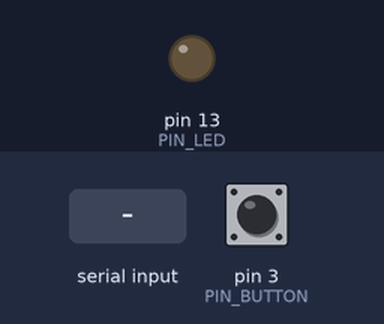
The program below on a simulated Arduino Uno, built with avr-gcc and run on an emulated ATmega328P. Shown: output pins drawn as LEDs (lit = HIGH). Dashed ring = blinking. The inputs (shaded band) are chosen by the test bench; at power-on: pin 3 (PIN_BUTTON) HIGH. What the program prints to the serial monitor is not drawn.

Above: at 1.2 s.
1.3 s: pin 3 (PIN_BUTTON) pulled LOW for 0.15 s
4.4 s: "n\n" received over Serial
7.4 s: byte 110 ('n') received over Serial
10.4 s: "n,45\n" received over Serial
At 10.49 s:
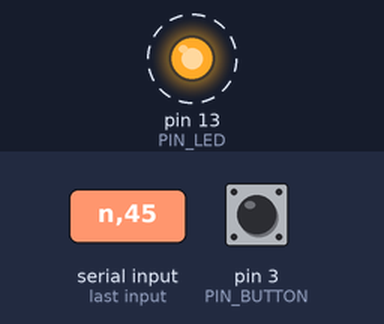
13.4 s: byte 112 ('p') received over Serial
At 13.87 s:
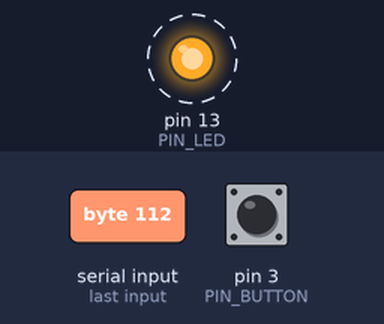
16.4 s: pin 3 (PIN_BUTTON) pulsed LOW 2 times (0.12 s each, 0.3 s apart)
Timing chart, 0 to 21.0 s (numbered marks = the images above; inputs shaded):
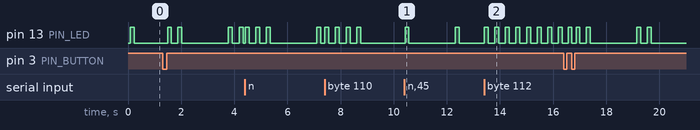

Measured:
- after the input at 10.4 s, pin 13 (PIN_LED): alternates HIGH for 0.15 s and LOW for 1.7 s, starting at once
- after the input at 13.4 s, pin 13 (PIN_LED): alternates HIGH for 0.15 s and LOW for 0.25 s, starting at once

The program:

main.cpp
```cpp
// =====================================================================
//  Эмулятор ANT BMS (старый UART-протокол, 140 байт) на Arduino Nano
//
//  BMS-порт:  SoftwareSerial, D6 = RX (от опрашивающей платы), D5 = TX
//  Кнопка:    D3 -> GND. Короткое нажатие — следующий режим,
//                       долгое (>0.8 с) — перезапуск текущего режима.
//  Светодиод: D13 мигает номером режима (1..N).
//  USB Serial 115200: статус раз в секунду и команды (h — справка).
//
//  Все настройки — в config.h, режимы — в modes.cpp.
// =====================================================================
#include <SoftwareSerial.h>
#include "config.h"
#include "emulator.h"

static SoftwareSerial bmsPort(PIN_BMS_RX, PIN_BMS_TX);
static Emulator emu;
static uint8_t  pkt[ANT_PACKET_SIZE];
static uint8_t  rxw[6];                 // окно последних 6 принятых байт
static uint32_t reqOk = 0, reqBad = 0, ledT0 = 0;
static bool     hexDump = false;

// ------------------------------- лог ---------------------------------
#if CFG_DEBUG_BAUD
static void printMode()
{
    Serial.print(F("\r\n>>> Режим "));
    Serial.print(emu.modeIndex() + 1);
    Serial.print('/');
    Serial.print(MODE_COUNT);
    Serial.print(F(": "));
    Serial.println((const __FlashStringHelper *)emu.mode().name);
}

static void printHelp()
{
    Serial.println(F("Команды: n — след. режим, p — пред., r — перезапуск, x — hex-дамп пакетов вкл/выкл,"));
    Serial.println(F("         <число>+Enter — выбрать режим, l — список режимов, h — справка"));
}

static void printList()
{
    for (uint8_t i = 0; i < MODE_COUNT; ++i) {
        ModeDesc m;
        memcpy_P(&m, &MODES[i], sizeof(m));
        Serial.print(i + 1);
        Serial.print(F(". "));
        Serial.println((const __FlashStringHelper *)m.name);
    }
}

static void printStatus()
{
    const BatteryModel &b = emu.model;
    Serial.print('[');  Serial.print(emu.modeIndex() + 1);
    Serial.print(F("] t=")); Serial.print((uint32_t)emu.modeTime());
    Serial.print(F("s x")); Serial.print(emu.mode().speed);
    Serial.print(F(" | SOC ")); Serial.print(b.soc_pct);
    Serial.print(F("% (ист ")); Serial.print(b.socTrue() * 100.0f, 1);
    Serial.print(F("%) ")); Serial.print(b.pack_mv * 0.001f, 2);
    Serial.print(F("V ")); Serial.print(b.current_meas_a, 1);
    Serial.print(F("A")); if (b.cv_active) Serial.print(F(" CV")); if (b.charger_done) Serial.print(F(" FULL"));
    Serial.print(F(" | ")); Serial.print(b.min_mv); Serial.print(F(".."));
    Serial.print(b.max_mv); Serial.print(F("mV d")); Serial.print(b.max_mv - b.min_mv);
    Serial.print(F(" | Tmos ")); Serial.print(b.t_mos);
    Serial.print(F(" Tbal ")); Serial.print(b.t_bal);
    Serial.print(F(" Tc ")); Serial.print(b.t_cell[0]);
    Serial.print(F(" | CHG ")); Serial.print(b.chg_status);
    Serial.print(F(" DSG ")); Serial.print(b.dsg_status);
    Serial.print(F(" BAL ")); Serial.print(b.bal_status);
    Serial.print(F(" 0x")); Serial.print(b.bal_bits, HEX);
    Serial.print(F(" | req ")); Serial.print(reqOk);
    Serial.print('/'); Serial.println(reqBad);
}

static void dumpPacket()
{
    for (uint8_t i = 0; i < ANT_PACKET_SIZE; ++i) {
        if (pkt[i] < 0x10) Serial.print('0');
        Serial.print(pkt[i], HEX);
        Serial.print((i % 20 == 19) ? '\n' : ' ');
    }
}

static void pollConsole()
{
    static uint8_t num = 0;
    while (Serial.available()) {
        char c = Serial.read();
        if (c >= '0' && c <= '9') { num = num * 10 + (c - '0'); continue; }
        if ((c == '\r' || c == '\n') && num) { emu.setMode(num - 1); num = 0; ledT0 = millis(); printMode(); continue; }
        num = 0;
        switch (c) {
            case 'n': emu.nextMode();    ledT0 = millis(); printMode(); break;
            case 'p': emu.prevMode();    ledT0 = millis(); printMode(); break;
            case 'r': emu.restartMode(); ledT0 = millis(); printMode(); break;
            case 'x': hexDump = !hexDump; break;
            case 'l': printList(); break;
            case 'h': printHelp(); break;
        }
    }
}
#else
static void printMode() {}
#endif

// ---------------------------- кнопка / LED ---------------------------
static void pollButton(uint32_t now)
{
    static bool raw = HIGH, stable = HIGH, longDone = false;
    static uint32_t tChange = 0, tDown = 0;
    bool r = digitalRead(PIN_BUTTON);
    if (r != raw) { raw = r; tChange = now; }
    if (now - tChange > 30 && raw != stable) {
        stable = raw;
        if (stable == LOW) { tDown = now; longDone = false; }
        else if (!longDone) { emu.nextMode(); ledT0 = now; printMode(); }
    }
    if (stable == LOW && !longDone && now - tDown >= CFG_LONG_PRESS_MS) {
        longDone = true;
        emu.restartMode(); ledT0 = now; printMode();
    }
}

static void ledTask(uint32_t now)
{
    uint32_t n = emu.modeIndex() + 1;
    uint32_t x = (now - ledT0) % (n * 400UL + 1500UL);
    digitalWrite(PIN_LED, (x < n * 400UL && (x % 400UL) < 150UL) ? HIGH : LOW);
}

// ------------------------------ протокол -----------------------------
static void onRxByte(uint8_t b)
{
    memmove(rxw, rxw + 1, 5);
    rxw[5] = b;
    bool isRead = (rxw[0] == 0x5A && rxw[1] == 0x5A);
#if CFG_ACCEPT_DBDB
    isRead = isRead || (rxw[0] == 0xDB && rxw[1] == 0xDB);
#endif
    if (!isRead) return;
    if ((uint8_t)(rxw[2] + rxw[3] + rxw[4]) != rxw[5]) { ++reqBad; return; }
    uint8_t addr = rxw[2];
    memset(rxw, 0, sizeof(rxw));
    if (addr != 0) return;              // чтение параметров/команды — не эмулируются
    ++reqOk;
    if (!emu.replyEnabled()) return;

    delay(CFG_REPLY_DELAY_MS);
    emu.buildReply(pkt, millis());
    bmsPort.write(pkt, ANT_PACKET_SIZE); // ~73 мс при 19200, приём на это время отключён
#if CFG_DEBUG_BAUD
    if (hexDump) dumpPacket();
#endif
}

// --------------------------------------------------------------------
void setup()
{
    pinMode(PIN_BUTTON, INPUT_PULLUP);
    pinMode(PIN_LED, OUTPUT);
#if CFG_DEBUG_BAUD
    Serial.begin(CFG_DEBUG_BAUD);
    Serial.println(F("\r\nANT BMS emulator"));
    Serial.print(CFG_CELL_COUNT); Serial.print(F("S, "));
    Serial.print(CFG_CAPACITY_AH, 0); Serial.print(F(" Ah, UART "));
    Serial.println(CFG_BMS_BAUD);
    printHelp();
    printList();
#endif
    bmsPort.begin(CFG_BMS_BAUD);
    emu.begin(millis());
    ledT0 = millis();
    printMode();
}

void loop()
{
    uint32_t now = millis();

    while (bmsPort.available()) onRxByte((uint8_t)bmsPort.read());

    emu.update(now);
    pollButton(now);
    ledTask(now);

#if CFG_DEBUG_BAUD
    pollConsole();
    static uint32_t tStat = 0;
    if (now - tStat >= CFG_STATUS_PERIOD_MS) { tStat = now; printStatus(); }
#endif
}
```

ant_packet.cpp
```cpp
#include "ant_packet.h"

static inline void be16(uint8_t *p, uint16_t v) { p[0] = v >> 8; p[1] = v; }
static inline void be32(uint8_t *p, uint32_t v) { p[0] = v >> 24; p[1] = v >> 16; p[2] = v >> 8; p[3] = v; }

uint16_t antChecksum(const uint8_t *p)
{
    uint16_t s = 0;
    for (uint8_t i = 4; i < ANT_CHECKSUM; ++i) s += p[i];
    return s;
}

void antBuildPacket(const BatteryModel &b, uint32_t uptime_s, uint8_t *p)
{
    memset(p, 0, ANT_PACKET_SIZE);
    p[0] = 0xAA; p[1] = 0x55; p[2] = 0xAA; p[3] = 0xFF;

    be16(p + ANT_TOTAL_VOLTAGE, (uint16_t)((b.pack_mv + 50) / 100));
    for (uint8_t i = 0; i < CFG_CELL_COUNT; ++i)              // остальные до 32 — нули
        be16(p + ANT_CELL_VOLTAGE + 2 * i, b.cell_mv[i]);

#if CFG_DISCHARGE_NEGATIVE
    const float sign = -1.0f;
#else
    const float sign = 1.0f;
#endif
    float i_a = b.current_meas_a * sign;
    be32(p + ANT_CURRENT, (uint32_t)(int32_t)lroundf(i_a * 10.0f));

    p[ANT_SOC] = b.soc_pct;
    be32(p + ANT_CAP_PHY,   b.cap_full_uah);
    be32(p + ANT_CAP_REM,   b.cap_rem_uah);
    be32(p + ANT_CAP_CYCLE, b.cycle_mah);
    be32(p + ANT_UPTIME,    uptime_s);

    // Порядок датчиков в документации не расписан; здесь — как в BMSAnt_Data.h:
    // MOSFET, балансир, T1..T4
    be16(p + ANT_TEMPS + 0, (uint16_t)b.t_mos);
    be16(p + ANT_TEMPS + 2, (uint16_t)b.t_bal);
    for (uint8_t k = 0; k < 4; ++k) be16(p + ANT_TEMPS + 4 + 2 * k, (uint16_t)b.t_cell[k]);

    p[ANT_CHG_FET]  = b.chg_status;
    p[ANT_DSG_FET]  = b.dsg_status;
    p[ANT_BALANCER] = b.bal_status;
    be16(p + ANT_TIRE_LENGTH, CFG_TIRE_LENGTH_MM);
    be16(p + ANT_PULSES,      CFG_PULSES_PER_REV);
    p[ANT_RELAY] = CFG_RELAY_STATE;

    float watts = (b.pack_mv * 0.001f) * i_a;
    be32(p + ANT_POWER, (uint32_t)(int32_t)lroundf(watts));

    p[ANT_VMAX_NUM] = b.max_idx;  be16(p + ANT_VMAX, b.max_mv);
    p[ANT_VMIN_NUM] = b.min_idx;  be16(p + ANT_VMIN, b.min_mv);
    be16(p + ANT_VAVG, b.avg_mv);
    p[ANT_CELL_COUNT] = CFG_CELL_COUNT;

    // Служебные поля — правдоподобные значения
    bool dsg_on = b.dsg_status == FET_ON, chg_on = b.chg_status == FET_ON;
    be16(p + ANT_DSG_FET_VDS,   (uint16_t)lroundf(fabsf(b.current_a) * 0.0008f * 10.0f)); // ~0.8 мОм ключей
    be16(p + ANT_DSG_FET_DRIVE, dsg_on ? 115 + (b.pack_mv & 3) : 0);                    // ≈11.5 В
    be16(p + ANT_CHG_FET_DRIVE, chg_on ? 111 + (b.pack_mv & 1) : 0);
    be16(p + ANT_ZERO_CURRENT,  679);
    be32(p + ANT_BALANCE_BITS,  b.bal_bits);
    be16(p + ANT_SYSTEM_LOG,    0);

    be16(p + ANT_CHECKSUM, antChecksum(p));
}
```

ant_packet.h
```cpp
#pragma once
#include "platform.h"
#include "battery_model.h"

// Старый UART-протокол ANT BMS: запрос 5A 5A 00 00 00 00 -> ответ 140 байт, big-endian.
#define ANT_PACKET_SIZE 140

// Смещения полей (по klotztech/VBMS wiki и syssi/esphome-ant-bms)
enum AntOffset : uint8_t {
    ANT_HEADER        = 0,    // AA 55 AA FF
    ANT_TOTAL_VOLTAGE = 4,    // u16, 0.1 V
    ANT_CELL_VOLTAGE  = 6,    // u16 x32, 0.001 V
    ANT_CURRENT       = 70,   // i32, 0.1 A
    ANT_SOC           = 74,   // u8, %
    ANT_CAP_PHY       = 75,   // u32, 0.000001 Ah
    ANT_CAP_REM       = 79,   // u32, 0.000001 Ah
    ANT_CAP_CYCLE     = 83,   // u32, 0.001 Ah
    ANT_UPTIME        = 87,   // u32, s
    ANT_TEMPS         = 91,   // i16 x6, °C
    ANT_CHG_FET       = 103,
    ANT_DSG_FET       = 104,
    ANT_BALANCER      = 105,
    ANT_TIRE_LENGTH   = 106,  // u16
    ANT_PULSES        = 108,  // u16
    ANT_RELAY         = 110,  // u8
    ANT_POWER         = 111,  // i32, W
    ANT_VMAX_NUM      = 115,
    ANT_VMAX          = 116,
    ANT_VMIN_NUM      = 118,
    ANT_VMIN          = 119,
    ANT_VAVG          = 121,
    ANT_CELL_COUNT    = 123,
    ANT_DSG_FET_VDS   = 124,  // u16, 0.1 V
    ANT_DSG_FET_DRIVE = 126,  // u16, 0.1 V
    ANT_CHG_FET_DRIVE = 128,  // u16, 0.1 V
    ANT_ZERO_CURRENT  = 130,  // u16, начальное значение компаратора тока
    ANT_BALANCE_BITS  = 132,  // u32, бит0 = ячейка 1
    ANT_SYSTEM_LOG    = 136,  // u16
    ANT_CHECKSUM      = 138   // u16, сумма байт 4..137
};

void     antBuildPacket(const BatteryModel &b, uint32_t uptime_s, uint8_t *p);
uint16_t antChecksum(const uint8_t *p);
```

battery_model.h
```cpp
#pragma once
#include "platform.h"
#include "config.h"

// Статусы ключей/балансира — значения как в протоколе ANT
enum : uint8_t {
    FET_OFF = 0, FET_ON = 1, FET_CELL_VOLT = 2, FET_OVER_CURRENT = 3,
    FET_TEMP_HIGH = 6, FET_MOS_TEMP_HIGH = 7
};
enum : uint8_t { BAL_OFF = 0, BAL_DIFF = 2, BAL_AUTO = 4 };

// Простая, но «живая» модель последовательной сборки:
//  - у каждой ячейки своя ёмкость и сопротивление (разброс), опц. «слабая» ячейка;
//  - напряжение = OCV(SOC) − I·R(T) − поляризация (RC-цепочка, даёт релаксацию после нагрузки);
//  - зарядник CC/CV по напряжению сборки с окончанием по току;
//  - тепловая модель ключей, платы балансира и ячеек;
//  - кулоновский счётчик BMS отдельно от «истинного» заряда ячеек (калибруется на 100 %);
//  - защиты с гистерезисом и пассивная балансировка.
class BatteryModel {
public:
    void begin();
    // soc 0..1; spread — разброс SOC ячеек (±доля); weak_cell 1..N или 0
    void reset(float soc, float spread, uint8_t weak_cell);
    void setAmbient(float c) { _ambient = c; }
    void resetCharger() { charger_done = false; }
    // dt_real — реальное время шага, dt_sim — модельное (с ускорением), i_req — запрос нагрузки/зарядника, А (+разряд)
    void step(float dt_real, float dt_sim, float i_req);

    float socTrue() const;   // средний истинный SOC ячеек 0..1

    // ---------- то, что «видит» BMS ----------
    uint16_t cell_mv[CFG_CELL_COUNT];
    uint16_t max_mv, min_mv, avg_mv;
    uint8_t  max_idx, min_idx;          // 1..N
    uint32_t pack_mv;
    float    current_a;                 // фактический ток, + разряд
    float    current_meas_a;            // измеренный BMS
    int16_t  t_mos, t_bal, t_cell[4];
    uint8_t  chg_status, dsg_status, bal_status;
    uint32_t bal_bits;
    uint32_t cap_full_uah, cap_rem_uah, cycle_mah;
    uint8_t  soc_pct;
    bool     charger_done, cv_active;

private:
    float    ocv(float soc) const;
    uint32_t capOf(uint8_t i) const;
    float    rOf(uint8_t i) const;      // Ом, с учётом температуры
    float    rnd();                     // −1..1
    void     measure();
    void     protections();

    int32_t  _q[CFG_CELL_COUNT];        // заряд ячейки, мА·с
    uint32_t _cap[CFG_CELL_COUNT];      // ёмкость ячейки, мА·с
    float    _r[CFG_CELL_COUNT];        // сопротивление, Ом
    uint8_t  _weak = 0;
    float    _q_frac = 0, _bal_frac = 0, _cyc_frac = 0;
    float    _bms_q = 0;                // счётчик BMS, мА·с
    float    _ip = 0;                   // ток поляризации, А
    float    _ambient = 22, _tm = 22, _tb = 22, _tc = 22;
    float    _oc_chg_t = 0, _oc_dsg_t = 0, _ov_t = 0, _uv_t = 0;
    uint32_t _rng = 1;
};
```

emulator.cpp
```cpp
#include "emulator.h"

void Emulator::begin(uint32_t now_ms)
{
    _last_ms = now_ms;
    model.begin();
    setMode(0);
}

void Emulator::setMode(uint8_t idx)
{
    if (idx >= MODE_COUNT) idx = 0;
    _idx = idx;
    memcpy_P(&_m, &MODES[idx], sizeof(ModeDesc));
    _t = 0;
    model.setAmbient(_m.ambient_c);
    model.resetCharger();
    if (_m.start_soc >= 0)
        model.reset(_m.start_soc / 100.0f, _m.spread_x10 / 1000.0f, _m.weak_cell);
}

void Emulator::update(uint32_t now_ms)
{
    float dt = (now_ms - _last_ms) * 0.001f;
    if (dt < 0.05f) return;                 // шаг ~50…100 мс
    _last_ms = now_ms;
    if (dt > 0.5f) dt = 0.5f;               // после долгой передачи не «прыгаем»
    float dts = dt * _m.speed;
    model.step(dt, dts, _m.profile(_m, _t));
    _t += dts;
}

void Emulator::buildReply(uint8_t *buf, uint32_t now_ms)
{
    antBuildPacket(model, CFG_INITIAL_UPTIME_S + now_ms / 1000UL, buf);
    ++packets;
    if ((_m.faults & FAULT_BAD_CRC) && (packets & 1))
        buf[ANT_CHECKSUM + 1] ^= 0x5A;
}
```

emulator.h
```cpp
#pragma once
#include "platform.h"
#include "battery_model.h"
#include "ant_packet.h"
#include "modes.h"

// Связывает модель батареи, режимы и протокол. Не зависит от железа.
class Emulator {
public:
    void begin(uint32_t now_ms);
    void setMode(uint8_t idx);
    void nextMode()    { setMode((_idx + 1) % MODE_COUNT); }
    void prevMode()    { setMode((_idx + MODE_COUNT - 1) % MODE_COUNT); }
    void restartMode() { setMode(_idx); }

    void update(uint32_t now_ms);                 // шаг физики (вызывать часто)
    bool replyEnabled() const { return !(_m.faults & FAULT_NO_REPLY); }
    void buildReply(uint8_t *buf, uint32_t now_ms); // 140 байт, с учётом неисправностей

    uint8_t         modeIndex() const { return _idx; }
    const ModeDesc &mode() const      { return _m; }
    float           modeTime() const  { return _t; }

    BatteryModel model;
    uint32_t     packets = 0;

private:
    ModeDesc _m;
    uint8_t  _idx = 0;
    float    _t = 0;
    uint32_t _last_ms = 0;
};
```

modes.h
```cpp
#pragma once
#include "platform.h"

// Флаги неисправностей канала связи (для проверки драйвера)
enum : uint8_t {
    FAULT_NONE     = 0,
    FAULT_NO_REPLY = 1 << 0,   // BMS молчит
    FAULT_BAD_CRC  = 1 << 1,   // каждый 2-й пакет с испорченной контрольной суммой
};

struct ModeDesc;
// Профиль режима: желаемый ток в А (> 0 — разряд/нагрузка, < 0 — зарядник)
// t — модельное время с начала режима, с.
// Зарядник автоматически ограничивается CC/CV и отключается в конце заряда.
typedef float (*ProfileFn)(const ModeDesc &m, float t);

struct ModeDesc {
    const char *name;       // строка в PROGMEM
    ProfileFn   profile;
    float       p1, p2, p3; // параметры профиля (смысл — у каждой функции свой)
    int8_t      start_soc;  // SOC при входе в режим, %; -1 — продолжить с текущего состояния
    uint8_t     spread_x10; // разброс SOC ячеек при входе, десятые доли %
    uint8_t     weak_cell;  // номер «слабой» ячейки (меньше ёмкость, больше R), 0 — нет
    int8_t      ambient_c;  // температура окружающей среды
    uint8_t     speed;      // ускорение модельного времени (1 = реальное)
    uint8_t     faults;     // FAULT_*
};

extern const ModeDesc MODES[] PROGMEM;
extern const uint8_t  MODE_COUNT;
```

platform.h
```cpp
#pragma once
// Позволяет собирать ядро эмулятора и на AVR, и на ПК (для тестов).
#include <stdint.h>
#include <string.h>
#include <math.h>

#if defined(ARDUINO)
  #include <Arduino.h>
  #include <avr/pgmspace.h>
#else
  #define PROGMEM
  #define memcpy_P memcpy
  #ifndef PI
    #define PI 3.14159265358979f
  #endif
#endif
```

Source omitted: battery_model.cpp (10002 bytes), modes.cpp (3897 bytes), config.h (3514 bytes)
